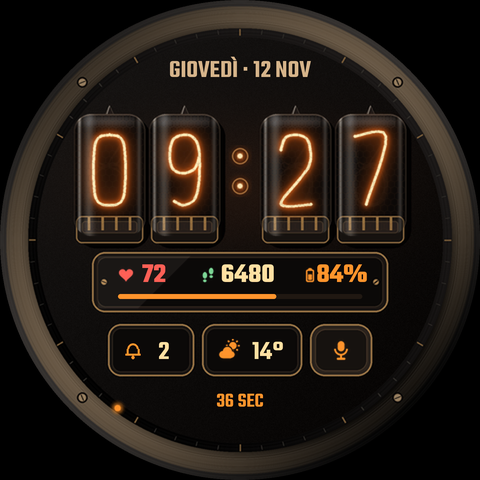
#> input picture WatchFaceNixie/design/preview-brass-ambra.png, 480 x 480 px, given in place of dial_titanium.png, which was not available
$ python generate.py ../design/preview-brass-ambra.png
#> lines starting #> are read from the running program, lines starting #| are printed output that depends on the picture
"""Generate NIXIE: the Watch Face Format 2 XML and faithful Pillow previews from one scene."""
from pathlib import Path
import math
import sys
from xml.etree import ElementTree as ET
from PIL import Image, ImageChops, ImageDraw, ImageFont

from layout import (
    S, C, REHAUT_MID, DATE_Y, TUBE_Y0, TUBE_W, TUBE_H, TUBE_XS,
    GLYPH_W, GLYPH_H, GLYPH_Y, COLON_CY, FLASH_FRAMES,
    INST_X0, INST_Y0, INST_W, INST_H, INST_BAR_X, INST_BAR_Y, INST_BAR_W, INST_BAR_H, ICON_SM,
    WX_X0, WX_Y0, WX_W, WX_H,
    BOT_Y0, BOT_H, BOT_CAP_R, SLOT_L_X, SLOT_R_X, SLOT_W, MIC_X, MIC_Y, MIC_D,
)

ROOT = Path(__file__).resolve().parents[1]
K = 3  # preview supersampling factor

# id, display_name, plasma_col, wire_core_col, ui_accent_col
THEMES = [
    ('ambra', 'Ambra Neon', '#FFFF6A14', '#FFFFECBA', '#FFFF942C'),
    ('vfd', 'VFD Verde Fosforo', '#FF1CE6B0', '#FFD6FFF2', '#FF3EE8BA'),
    ('cobalto', 'Cobalto Ionico', '#FF3A9BFF', '#FFE0F2FF', '#FF68B6FF'),
    ('rubino', 'Rubino Caldo', '#FFFF3646', '#FFFFD8DC', '#FFFF6470'),
]
TOKENS = {'PLASMA': 0, 'CORE': 1, 'ACCENT': 2}

CASE_FINISHES = ('titanium', 'brass')

CREAM = '#FFFFE0A2'
PARCHMENT = '#FFD6B48A'
CORAL = '#FFFF6056'
SAGE = '#FF7CD696'
BLACK = '#FF000000'
SLATE_AOD = '#FF38322C'
TRACK_BG = '#FF201812'
ICON_SZ = 15

SAMPLE = dict(
    hour=9, minute=27, second=36,
    steps=6480, goal=10000, heart=72, battery=84,
    weekday='GIOVEDÌ', day=12, month='NOV',
    weather=dict(
        icon='partly', temperature=14, precip=20,
        days=[
            dict(day=1, label='DOMANI', icon='cloud', high=10, low=6),
            dict(day=2, label='SAB 14', icon='partly', high=15, low=8),
        ],
    ),
)
FONTS = {'teko_semibold': 'SEMI_BOLD', 'teko_bold': 'BOLD'}
CAP_SHIFT = 0.0695
BASELINE = (0.958 - 0.475) / 2
HEALTH = 'com.samsung.android.wear.shealth/com.samsung.android.wear.shealth.app.home.HomeActivity'
RECORDER = 'com.samsung.android.wear.voicerecorder/com.samsung.android.wear.voicerecorder.view.MainActivity'
WEATHER = 'com.samsung.android.watch.weather/com.samsung.android.watch.weather.ui.WeatherActivity'
DIVIDER = '#FF382C22'


def fmt(v):
    if isinstance(v, float):
        return ('%.3f' % v).rstrip('0').rstrip('.')
    return str(v)


def el(parent, tag, **attrs):
    return ET.SubElement(parent, tag, {k: fmt(v) for k, v in attrs.items()})


def xml_color(c):
    return f'[CONFIGURATION.theme.{TOKENS[c]}]' if c in TOKENS else c


class Painter:
    """Pillow preview renderer sharing coordinates with the XML emitter."""

    def __init__(self, mode, theme, case_finish='titanium'):
#> called with mode = 'active', case_finish = 'titanium'
        self.mode = mode
        self.theme = theme
        self.case_finish = case_finish
        self.img = Image.new('RGBA', (S * K, S * K), (0, 0, 0, 255))
        self.fonts = {}
        self.drawables = {}

    def rgba(self, c, alpha=1.0):
        h = (self.theme[2 + TOKENS[c]] if c in TOKENS else c).lstrip('#')
        a = int(h[:2], 16) if len(h) == 8 else 255
        h = h[-6:]
        return tuple(int(h[i:i + 2], 16) for i in (0, 2, 4)) + (round(a * alpha),)

    def shape(self, color, alpha, fn):
        col = self.rgba(color, alpha)
        if col[3] == 255:
            fn(ImageDraw.Draw(self.img), col)
        else:
            layer = Image.new('RGBA', self.img.size, (0, 0, 0, 0))
            fn(ImageDraw.Draw(layer), col)
            self.img.alpha_composite(layer)

    def font(self, family, size):
        key = (family, round(size * K, 2))
        if key not in self.fonts:
            self.fonts[key] = ImageFont.truetype(str(ROOT / f'res/font/{family}.ttf'), size * K)
        return self.fonts[key]

    def drawable(self, name):
        if name not in self.drawables:
            self.drawables[name] = Image.open(ROOT / f'res/drawable/{name}.png').convert('RGBA')
        return self.drawables[name]

    def image(self, name, x, y, w, h, tint=None, angle=0, alpha=1.0):
        im = self.drawable(name)
        if tint:
            tr, tg, tb, ta = self.rgba(tint, alpha)
            tint_layer = Image.new('RGBA', im.size, (tr, tg, tb, 255))
            tint_layer.putalpha(im.split()[3])
            im = tint_layer
            if ta < 255:
                a_ch = im.split()[3].point(lambda p: round(p * ta / 255))
                im.putalpha(a_ch)
        elif alpha < 1.0:
            im = im.copy()
            a_ch = im.split()[3].point(lambda p: round(p * alpha))
            im.putalpha(a_ch)
        im = im.resize((round(w * K), round(h * K)), Image.LANCZOS)
        if angle:
            pad = round(max(im.size) * 1.5)
            frame = Image.new('RGBA', (pad, pad), (0, 0, 0, 0))
            frame.paste(im, ((pad - im.width) // 2, (pad - im.height) // 2))
            frame = frame.rotate(-angle, Image.BICUBIC)
            cx = (x + w / 2 - C) * K
            cy = (y + h / 2 - C) * K
            rad = math.radians(angle)
            rx = cx * math.cos(rad) - cy * math.sin(rad) + C * K
            ry = cx * math.sin(rad) + cy * math.cos(rad) + C * K
            self.img.alpha_composite(frame, (round(rx - pad / 2), round(ry - pad / 2)))
        else:
            self.img.alpha_composite(im, (round(x * K), round(y * K)))


class Node:
    """Simultaneously writes WFF XML nodes and executes preview draws."""

    def __init__(self, xml_node, painter, ox=0, oy=0, w=S, h=S, vis='both', alpha=1.0):
        self.node = xml_node
        self.p = painter
        self.ox, self.oy, self.w, self.h = ox, oy, w, h
        self.vis = vis
        self.alpha = alpha
        self.shown = vis in ('both', painter.mode) and alpha > 0

    def child(self, xml_node, ox=0, oy=0, w=None, h=None, vis=None, preview=True):
        return Node(xml_node, self.p, self.ox + ox, self.oy + oy,
                    self.w if w is None else w, self.h if h is None else h,
                    vis or self.vis, self.alpha if preview else 0.0)

    def group(self, name, x=0, y=0, w=None, h=None, vis=None, launch=None, preview=True, ambient_alpha=None):
        w = self.w - x if w is None else w
        h = self.h - y if h is None else h
        attrs = dict(name=name, x=int(x), y=int(y), width=int(w), height=int(h))
        g = el(self.node, 'Group', **attrs)
        if vis in ('active', 'ambient'):
            self.ambient(g, 255 if vis == 'ambient' else 0)
        elif ambient_alpha is not None:
            self.ambient(g, ambient_alpha)
        if launch:
            el(g, 'Launch', target=launch)
        eff_alpha = self.alpha * ((ambient_alpha / 255) if (ambient_alpha is not None and self.p.mode == 'ambient') else 1.0)
        n = Node(g, self.p, self.ox + x, self.oy + y, w, h, vis or self.vis, eff_alpha if preview else 0.0)
        return n

    def ambient(self, target, value):
        el(target, 'Variant', mode='AMBIENT', target='alpha', value=int(value))

    # [4 lines left out: function part_draw, not called in this run]

    def _box(self, x, y, w, h):
        return [(self.ox + x) * K, (self.oy + y) * K, (self.ox + x + w) * K, (self.oy + y + h) * K]

    def text(self, cx, cap_cy, width, size, color, sample, template='%s', params=(),
             family='teko_semibold', upper=False, ambient=None):
        height = math.ceil(size * 1.5)
        x = round(cx - width / 2)
        y = round(cap_cy + CAP_SHIFT * size - height / 2)
        cx = x + width / 2
        p = el(self.node, 'PartText', x=x, y=y, width=int(width), height=height)
        if ambient is not None:
            self.ambient(p, ambient)
        t = el(p, 'Text', align='CENTER', maxLines=1, ellipsis='TRUE')
        f = el(t, 'Font', family=family, size=float(size), weight=FONTS[family], color=xml_color(color))
        host = el(f, 'Upper') if upper else f
        if params:
            tpl = el(host, 'Template')
            tpl.text = template
            for expr in params:
                el(tpl, 'Parameter', expression=expr)
        else:
            host.text = template
        if not self.shown:
            return
        alpha = self.alpha * ((ambient / 255) if (ambient is not None and self.p.mode == 'ambient') else 1.0)
        self.p.shape(color, alpha, lambda d, c: d.text(
            ((self.ox + cx) * K, (self.oy + y + height / 2 + BASELINE * size) * K),
            sample, font=self.p.font(family, size), fill=c, anchor='ms'))

    def bitmap_digit(self, x, y, w, h, bm_family, color, sample_ch, expr, ambient=None):
        p = el(self.node, 'PartText', x=x, y=y, width=w, height=h)
        if ambient is not None:
            self.ambient(p, ambient)
        t = el(p, 'Text', align='CENTER', maxLines=1, ellipsis='FALSE')
        bf = el(t, 'BitmapFont', family=bm_family, size=float(h), color=xml_color(color))
        tpl = el(bf, 'Template')
        tpl.text = '%s'
        el(tpl, 'Parameter', expression=expr)
        if not self.shown:
            return
        alpha = self.alpha * ((ambient / 255) if (ambient is not None and self.p.mode == 'ambient') else 1.0)
        self.p.image(f'{bm_family}_{sample_ch}', self.ox + x, self.oy + y, w, h, tint=color, alpha=alpha)

    def image(self, name, x, y, w, h, tint=None):
        attrs = dict(x=x, y=y, width=w, height=h)
        if tint:
            attrs['tintColor'] = xml_color(tint)
        el(el(self.node, 'PartImage', **attrs), 'Image', resource=name)
        if self.shown:
            self.p.image(name, self.ox + x, self.oy + y, w, h, tint, alpha=self.alpha)

    def hand(self, kind, name, x, y, w, h, angle, tint):
        el(self.node, kind, resource=name, x=x, y=y, width=w, height=h,
           pivotX=float((C - x) / w), pivotY=float((C - y) / h), tintColor=xml_color(tint))
        if self.shown:
            self.p.image(name, x, y, w, h, tint, angle=angle, alpha=self.alpha)

    # [17 lines left out: functions animated_strike, condition, not called in this run]


class DrawProxy:
    def __init__(self, part, node, ox, oy):
        self.part, self.n, self.ox, self.oy = part, node, ox, oy

    def _box(self, x, y, w, h):
        return self.n._box(self.ox + x, self.oy + y, w, h)

    # [47 lines left out: functions rrect, rect_bar, line, ellipse, not called in this run]


def d_preview(c):
    return Node(ET.Element('Preview'), c.p, c.ox, c.oy, c.w, c.h, c.vis, c.alpha)


# [6 lines left out: function icon_bell_preview, not called in this run]


# Tiny helper to render bell fallback icon cleanly in preview only
class _ShapeDrawHelper:
    def __init__(self, n):
        self.n = n

    # [38 lines left out: functions arc, line, ellipse, icon_bell, icon_calendar, not called in this run]


def any_of(var, *codes):
    return ' || '.join(f'{var} == {c}' for c in codes)


# [119 lines left out: functions weather_icon_cond, build_capsule_slot, build_weather_console, not called in this run]


def build(mode, theme, case_finish='titanium'):
    v = SAMPLE
    painter = Painter(mode, theme, case_finish=case_finish)
    wf = ET.Element('WatchFace', width=str(S), height=str(S), clipShape='CIRCLE')
    el(wf, 'Metadata', key='CLOCK_TYPE', value='DIGITAL')
    el(wf, 'Metadata', key='PREVIEW_TIME', value='%02d:%02d:%02d' % (v['hour'], v['minute'], v['second']))

    configs = el(wf, 'UserConfigurations')
    case_cfg = el(configs, 'ListConfiguration', id='case_finish', displayName='case_finish_name', defaultValue='titanium')
    for cf in CASE_FINISHES:
        el(case_cfg, 'ListOption', id=cf, displayName=f'case_{cf}')

    palette = el(configs, 'ColorConfiguration', id='theme', displayName='tube_color_name', defaultValue=THEMES[0][0])
    for key, _, plasma_col, core_col, acc_col in THEMES:
        el(palette, 'ColorOption', id=key, displayName='color_' + key, colors=f'{plasma_col} {core_col} {acc_col}')

    bm_fonts = el(wf, 'BitmapFonts')
    for fam in ('nixie_glow', 'nixie_core'):
        bf = el(bm_fonts, 'BitmapFont', name=fam)
        for d_ch in '0123456789':
            el(bf, 'Character', name=d_ch, resource=f'{fam}_{d_ch}', width=GLYPH_W, height=GLYPH_H)

    scene = Node(el(wf, 'Scene', backgroundColor=BLACK), painter)

    # 1 · Machined hardware dial plate & brushed metal bezel (switchable Titanium / Brass)
    dial_grp = scene.group('dial_hardware', vis='active')
    lc = el(dial_grp.node, 'ListConfiguration', id='case_finish')
    for cf in CASE_FINISHES:
        opt = dial_grp.child(el(lc, 'ListOption', id=cf), vis='active' if cf == case_finish else 'never')
        opt.image(f'dial_{cf}', 0, 0, S, S)

    # 2 · Orbiting neon seconds indicator bead along inner rehaut track (REHAUT_MID)
    sec_grp = scene.group('sec_crown', vis='active')
    analog = sec_grp.child(el(sec_grp.node, 'AnalogClock', x=0, y=0, width=S, height=S))
    analog.hand('SecondHand', 'sec_bead', C - 8, round(C - REHAUT_MID - 8), 16, 16, v['second'] * 6, 'ACCENT')
#> call 2 of image, with name = 'sec_bead', x = 232, y = 10, w = 16, h = 16, tint = 'ACCENT', angle = 216, alpha = 1
#> call 2 of drawable, with name = 'sec_bead'
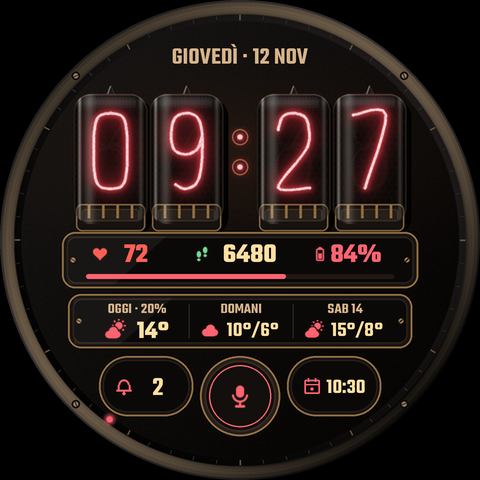
#> input picture WatchFaceNixie/design/preview-brass-rubino.png, 480 x 480 px, given in place of sec_bead.png, which was not available
#> in image (call 2), `tint_layer = Image.new('RGBA', im.size, (tr, tg, tb, 255))`:
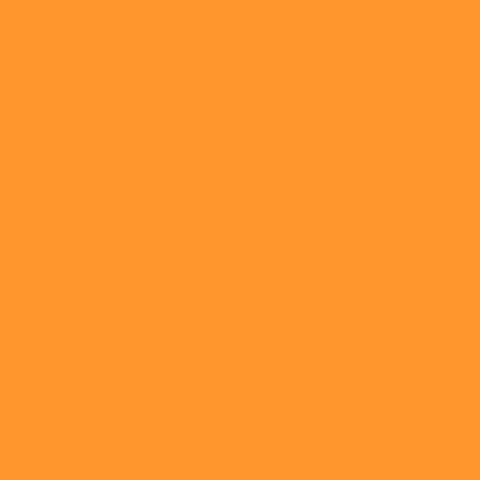
#> tint_layer: PIL image 480x480 RGBA; mean R, G, B, A 255, 148, 44, 255
#> in image (call 2), `frame = Image.new('RGBA', (pad, pad), (0, 0, 0, 0))`: frame: PIL image 72x72 RGBA; every value is 0
#> in image (call 2), `frame.paste(im, ((pad - im.width) // 2, (pad - im.height) // 2))`:
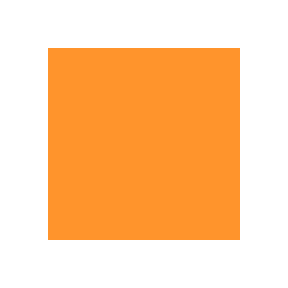
#> frame: PIL image 72x72 RGBA (shown 4 times larger); mean R, G, B, A 113.3, 65.8, 19.6, 113.3; transparent parts drawn white
#> in image (call 2), `frame = frame.rotate(-angle, Image.BICUBIC)`:
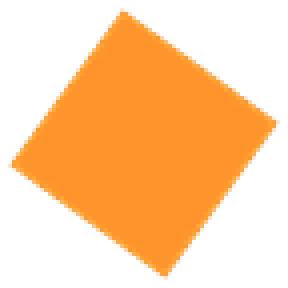
#> frame: PIL image 72x72 RGBA (shown 4 times larger); mean R, G, B, A 118.3, 69, 20.4, 113.3; transparent parts drawn white

    # 3 · Top Italian date caption
    date_sample = f"{v['weekday']} · {v['day']} {v['month']}"
    scene.text(C, DATE_Y - 2, 200, 24, PARCHMENT, date_sample, '%s · %s %s',
               ['[DAY_OF_WEEK_F]', '[DAY]', '[MONTH_S]'], upper=True, ambient=155)

    # 4 · Vibrating Nixie filament plasma layer (integer-cycle harmonics in 1000ms for smooth hum)
    hh, mm = '%02d' % v['hour'], '%02d' % v['minute']
    digits_spec = (
        (TUBE_XS[0], hh[0], 'floor([HOUR_0_23] / 10)', '208 + 47 * sin(0.037699 * [MILLISECOND])', 'ON_VISIBLE ON_NEXT_HOUR'),
        (TUBE_XS[1], hh[1], '[HOUR_0_23] % 10', '208 + 47 * sin(0.037699 * [MILLISECOND] + 1.57)', 'ON_VISIBLE ON_NEXT_HOUR'),
        (TUBE_XS[2], mm[0], 'floor([MINUTE] / 10)', '206 + 49 * cos(0.031416 * [MILLISECOND])', 'ON_VISIBLE ON_NEXT_MINUTE'),
        (TUBE_XS[3], mm[1], '[MINUTE] % 10', '206 + 49 * sin(0.043982 * [MILLISECOND] + 2.4)', 'ON_VISIBLE ON_NEXT_MINUTE'),
    )
    glow_root = scene.group('nixie_glow_layer', vis='active')
    for idx, (x0, d_ch, expr, vib_expr, _) in enumerate(digits_spec):
        tg = glow_root.group(f'tube_glow_{idx}', x0, GLYPH_Y, GLYPH_W, GLYPH_H)
        el(tg.node, 'Transform', target='alpha', value=vib_expr)
        tg.bitmap_digit(0, 0, GLYPH_W, GLYPH_H, 'nixie_glow', 'PLASMA', d_ch, expr)
#> call 3 of image, with name = 'nixie_glow_0', x = 74, y = 92, w = 73, h = 114, tint = 'PLASMA', angle = 0, alpha = 1
#> in image (call 3), `tint_layer = Image.new('RGBA', im.size, (tr, tg, tb, 255))`:
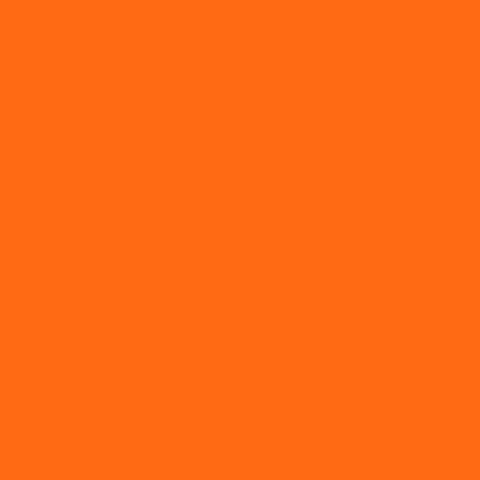
#> tint_layer: PIL image 480x480 RGBA; mean R, G, B, A 255, 106, 20, 255
#> in image (call 3), `im = im.resize((round(w * K), round(h * K)), Image.LANCZOS)`:
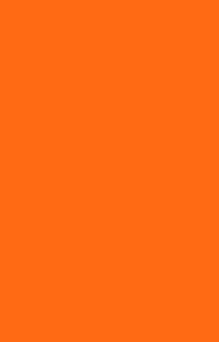
#> im: PIL image 219x342 RGBA; mean R, G, B, A 255, 106, 20, 255
#> in image (call 3), `self.img.alpha_composite(im, (round(x * K), round(y * K)))`:
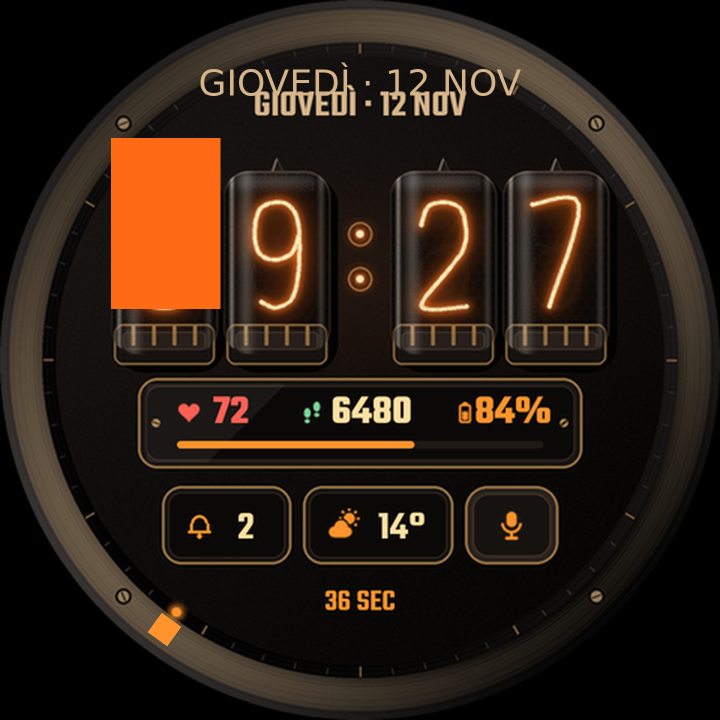
#> self.img: PIL image 1440x1440 RGBA (shown at 1/2 size); mean R, G, B, A 42.9, 30, 20.3, 255

    colon_glow_grp = glow_root.group('colon_glow_grp', C - 12, COLON_CY - 26, 24, 52)
    el(colon_glow_grp.node, 'Transform', target='alpha', value='110 + 145 * (0.5 + 0.5 * cos(0.006283 * [MILLISECOND]))')
    colon_glow_grp.image('colon_glow', 0, 0, 24, 52, tint='PLASMA')

    # 5 · Incandescent thin-wire core layer (crisp & visible in both Active and dimmed AOD)
    core_root = scene.group('nixie_core_layer', ambient_alpha=165)
    for x0, d_ch, expr, _, _ in digits_spec:
        core_root.bitmap_digit(x0, GLYPH_Y, GLYPH_W, GLYPH_H, 'nixie_core', 'CORE', d_ch, expr)

    colon_core_grp = core_root.group('colon_core_grp', C - 12, COLON_CY - 26, 24, 52)
    el(colon_core_grp.node, 'Transform', target='alpha', value='155 + 100 * (0.5 + 0.5 * cos(0.006283 * [MILLISECOND]))')
    colon_core_grp.image('colon_core', 0, 0, 24, 52, tint='CORE')

    # 6 · Gas-discharge ignition strike flash inside tubes on wake & digit change
    flash_grp = scene.group('nixie_ignition', vis='active')
    for idx, (x0, _, _, _, trig) in enumerate(digits_spec):
        flash_grp.animated_strike('nixie_flash', FLASH_FRAMES, x0, TUBE_Y0, TUBE_W, TUBE_H, trig, 24, 'CORE')

    # 7 · Front cylindrical 3D glass envelopes + hexagonal honeycomb mesh (sits OVER glowing digits!)
    glass_grp = scene.group('tube_glass_front', vis='active')
    glass_grp.image('tube_glass_array', 0, 0, S, S)

    # 8 · Tier 1: Wide upper riveted instrument window (Heart Rate, Steps + bar, Battery + low-batt alert)
    inst = scene.group('instrument_plate', INST_X0, INST_Y0, INST_W, INST_H, vis='active')
    hr_g = inst.group('inst_heart', 18, 4, 100, 36, launch=HEALTH)
    hr_g.image('ic_heart', 12, 10, ICON_SM, ICON_SM, tint=CORAL)
    hr_g.text(56, 18, 54, 27, CORAL, str(v['heart']), '%s', ["[HEART_RATE] > 0 ? [HEART_RATE] : '--'"], family='teko_bold')

    st_g = inst.group('inst_steps', 118, 4, 120, 36, launch=HEALTH)
    st_g.image('ic_steps', 14, 10, ICON_SM, ICON_SM, tint=SAGE)
    for size, cond, prev in ((27, '[STEP_COUNT] < 10000 ? 255 : 0', True),
                             (22, '[STEP_COUNT] < 10000 ? 0 : 255', False)):
        sub = st_g.group(f'steps_sz_{size}', 34, 0, 82, 36, preview=prev)
        el(sub.node, 'Transform', target='alpha', value=cond)
        sub.text(36, 18, 72, size, CREAM, str(v['steps']), '%s', ['[STEP_COUNT]'], family='teko_bold')

    bt_g = inst.group('inst_batt', 238, 4, 100, 36, launch='BATTERY_STATUS')
    ok_b = bt_g.group('batt_ok', 0, 0, 100, 36, preview=True)
    el(ok_b.node, 'Transform', target='alpha', value='[BATTERY_PERCENT] <= 20 ? 0 : 255')
    ok_b.image('ic_battery', 12, 10, ICON_SM, ICON_SM, tint='ACCENT')
    ok_b.text(56, 18, 56, 27, 'ACCENT', f"{v['battery']}%", '%s%%', ['[BATTERY_PERCENT]'], family='teko_bold')
    low_b = bt_g.group('batt_low', 0, 0, 100, 36, preview=False)
    el(low_b.node, 'Transform', target='alpha', value='[BATTERY_PERCENT] <= 20 ? 255 : 0')
    low_b.image('ic_battery', 12, 10, ICON_SM, ICON_SM, tint=CORAL)
    low_b.text(56, 18, 56, 27, CORAL, f"{v['battery']}%", '%s%%', ['[BATTERY_PERCENT]'], family='teko_bold')

    # Full-width luminous bargraph across lower rim of Tier 1
    bar = inst.part_draw(INST_BAR_X, INST_BAR_Y, INST_BAR_W, INST_BAR_H)
    bar.rect_bar(0, 0, INST_BAR_W, INST_BAR_H, 2.2, TRACK_BG)
    bar.rect_bar(0, 0, INST_BAR_W, INST_BAR_H, 2.2, 'ACCENT',
                 expr=f'{INST_BAR_W} * clamp([STEP_COUNT] / clamp([STEP_GOAL], 1, 1000000), 0, 1)',
                 sample=v['steps'] / v['goal'])

    # 9 · Tier 2: Full-width recessed Weather & 2-Day Forecast Console + customizable shortcut
    build_weather_console(scene, v['weather'])

    # 10 · Tier 3: Curved bottom hardware row (Notifications + Big Round Voice Push-Button + Agenda/Complication)
    build_capsule_slot(scene, 0, SLOT_L_X, 'slot_notif_name', 'UNREAD_NOTIFICATION_COUNT', '2', 27, icon_bell)
    build_capsule_slot(scene, 1, SLOT_R_X, 'slot_right_name', 'NEXT_EVENT', '10:30', 21, icon_calendar)
    rec_g = scene.group('recorder_btn', MIC_X, MIC_Y, MIC_D, MIC_D, vis='active', launch=RECORDER)
    rec_ring = rec_g.part_draw(0, 0, MIC_D, MIC_D)
    rec_ring.ellipse(9, 9, MIC_D - 18, MIC_D - 18, stroke='ACCENT', thickness=1.5)
    rec_g.image('ic_mic', round((MIC_D - 26) / 2), round((MIC_D - 26) / 2), 26, 26, tint='ACCENT')

    # 11 · Minimal Always-On Display glass silhouettes
    aod = scene.group('aod_silhouettes', vis='ambient').part_draw()
    for x0 in TUBE_XS:
        aod.rrect(x0, TUBE_Y0 + 6, TUBE_W, TUBE_H - 6, 17, stroke=SLATE_AOD, thickness=1.2)
    for deg in (0, 90, 180, 270):
        rad = math.radians(deg)
        x1 = C + REHAUT_MID * math.sin(rad)
        y1 = C - REHAUT_MID * math.cos(rad)
        aod.rrect(x1 - 1.5, y1 - 1.5, 3, 3, 1.5, fill=SLATE_AOD)

    return wf, painter.img.resize((S, S), Image.LANCZOS)


# [6 lines left out: function round_mask, not called in this run]


if __name__ == '__main__':
#> (the run stopped early here; a loop or call above may not have finished)
